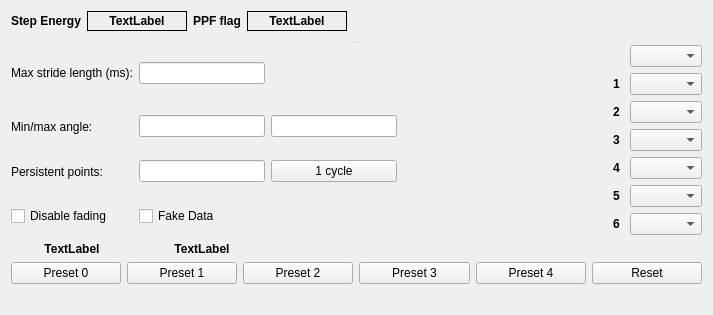
<?xml version="1.0" encoding="UTF-8"?>
<ui version="4.0">
 <class>W_AnkleAnglePlot</class>
 <widget class="QWidget" name="W_AnkleAnglePlot">
  <property name="geometry">
   <rect>
    <x>0</x>
    <y>0</y>
    <width>713</width>
    <height>315</height>
   </rect>
  </property>
  <property name="minimumSize">
   <size>
    <width>600</width>
    <height>0</height>
   </size>
  </property>
  <property name="windowTitle">
   <string>Form</string>
  </property>
  <layout class="QVBoxLayout" name="verticalLayout_2">
   <item>
    <widget class="QSplitter" name="splitter">
     <property name="orientation">
      <enum>Qt::Vertical</enum>
     </property>
     <widget class="QWidget" name="layoutWidget">
      <layout class="QVBoxLayout" name="verticalLayout">
       <item>
        <layout class="QGridLayout" name="chartVLayout"/>
       </item>
       <item>
        <layout class="QGridLayout" name="gridLayout_3">
         <property name="bottomMargin">
          <number>10</number>
         </property>
         <item row="0" column="4">
          <spacer name="horizontalSpacer">
           <property name="orientation">
            <enum>Qt::Horizontal</enum>
           </property>
           <property name="sizeHint" stdset="0">
            <size>
             <width>40</width>
             <height>20</height>
            </size>
           </property>
          </spacer>
         </item>
         <item row="0" column="0">
          <widget class="QLabel" name="stepEnergyLabel">
           <property name="font">
            <font>
             <weight>75</weight>
             <bold>true</bold>
            </font>
           </property>
           <property name="text">
            <string>Step Energy</string>
           </property>
          </widget>
         </item>
         <item row="0" column="1">
          <widget class="QLabel" name="display_StepEnergy">
           <property name="sizePolicy">
            <sizepolicy hsizetype="Fixed" vsizetype="Preferred">
             <horstretch>0</horstretch>
             <verstretch>0</verstretch>
            </sizepolicy>
           </property>
           <property name="minimumSize">
            <size>
             <width>100</width>
             <height>10</height>
            </size>
           </property>
           <property name="frameShape">
            <enum>QFrame::Box</enum>
           </property>
           <property name="text">
            <string>&lt;html&gt;&lt;head/&gt;&lt;body&gt;&lt;p align=&quot;center&quot;&gt;&lt;span style=&quot; font-weight:600;&quot;&gt;TextLabel&lt;/span&gt;&lt;/p&gt;&lt;/body&gt;&lt;/html&gt;</string>
           </property>
           <property name="alignment">
            <set>Qt::AlignCenter</set>
           </property>
          </widget>
         </item>
         <item row="0" column="3">
          <widget class="QLabel" name="display_PPFFlag">
           <property name="sizePolicy">
            <sizepolicy hsizetype="Fixed" vsizetype="Preferred">
             <horstretch>0</horstretch>
             <verstretch>0</verstretch>
            </sizepolicy>
           </property>
           <property name="minimumSize">
            <size>
             <width>100</width>
             <height>10</height>
            </size>
           </property>
           <property name="frameShape">
            <enum>QFrame::Box</enum>
           </property>
           <property name="text">
            <string>&lt;html&gt;&lt;head/&gt;&lt;body&gt;&lt;p align=&quot;center&quot;&gt;&lt;span style=&quot; font-weight:600;&quot;&gt;TextLabel&lt;/span&gt;&lt;/p&gt;&lt;/body&gt;&lt;/html&gt;</string>
           </property>
           <property name="alignment">
            <set>Qt::AlignCenter</set>
           </property>
          </widget>
         </item>
         <item row="0" column="2">
          <widget class="QLabel" name="PPFFlagLabel">
           <property name="font">
            <font>
             <weight>75</weight>
             <bold>true</bold>
            </font>
           </property>
           <property name="text">
            <string>PPF flag</string>
           </property>
          </widget>
         </item>
        </layout>
       </item>
      </layout>
     </widget>
     <widget class="QWidget" name="layoutWidget">
      <layout class="QGridLayout" name="gridLayout">
       <item row="0" column="0">
        <widget class="QLabel" name="label">
         <property name="text">
          <string>Max stride length (ms):</string>
         </property>
        </widget>
       </item>
       <item row="0" column="1">
        <widget class="QLineEdit" name="lineEditXMax">
         <property name="sizePolicy">
          <sizepolicy hsizetype="MinimumExpanding" vsizetype="Fixed">
           <horstretch>0</horstretch>
           <verstretch>0</verstretch>
          </sizepolicy>
         </property>
         <property name="minimumSize">
          <size>
           <width>75</width>
           <height>0</height>
          </size>
         </property>
        </widget>
       </item>
       <item row="3" column="1">
        <widget class="QCheckBox" name="checkBoxFake">
         <property name="text">
          <string>Fake Data</string>
         </property>
        </widget>
       </item>
       <item row="1" column="0">
        <widget class="QLabel" name="label_2">
         <property name="text">
          <string>Min/max angle:</string>
         </property>
        </widget>
       </item>
       <item row="2" column="1">
        <widget class="QLineEdit" name="lineEditPersistentPoints">
         <property name="sizePolicy">
          <sizepolicy hsizetype="MinimumExpanding" vsizetype="Fixed">
           <horstretch>0</horstretch>
           <verstretch>0</verstretch>
          </sizepolicy>
         </property>
         <property name="minimumSize">
          <size>
           <width>75</width>
           <height>0</height>
          </size>
         </property>
        </widget>
       </item>
       <item row="6" column="0" colspan="5">
        <widget class="QLabel" name="labelDebug">
         <property name="text">
          <string/>
         </property>
        </widget>
       </item>
       <item row="2" column="2">
        <widget class="QPushButton" name="pushButtonOneCycle">
         <property name="text">
          <string>1 cycle</string>
         </property>
        </widget>
       </item>
       <item row="1" column="1">
        <widget class="QLineEdit" name="lineEditYMin">
         <property name="sizePolicy">
          <sizepolicy hsizetype="MinimumExpanding" vsizetype="Fixed">
           <horstretch>0</horstretch>
           <verstretch>0</verstretch>
          </sizepolicy>
         </property>
         <property name="minimumSize">
          <size>
           <width>75</width>
           <height>0</height>
          </size>
         </property>
        </widget>
       </item>
       <item row="3" column="0">
        <widget class="QCheckBox" name="checkBoxDisableFading">
         <property name="text">
          <string>Disable fading</string>
         </property>
        </widget>
       </item>
       <item row="2" column="3">
        <spacer name="horizontalSpacer_2">
         <property name="orientation">
          <enum>Qt::Horizontal</enum>
         </property>
         <property name="sizeHint" stdset="0">
          <size>
           <width>200</width>
           <height>20</height>
          </size>
         </property>
        </spacer>
       </item>
       <item row="4" column="1">
        <widget class="QLabel" name="label_Rollover">
         <property name="font">
          <font>
           <weight>75</weight>
           <bold>true</bold>
          </font>
         </property>
         <property name="text">
          <string>TextLabel</string>
         </property>
         <property name="alignment">
          <set>Qt::AlignCenter</set>
         </property>
        </widget>
       </item>
       <item row="0" column="4" rowspan="4">
        <layout class="QGridLayout" name="gridLayout_2">
         <item row="4" column="1">
          <widget class="QComboBox" name="cBoxvar3"/>
         </item>
         <item row="7" column="1">
          <widget class="QComboBox" name="cBoxvar6"/>
         </item>
         <item row="2" column="1">
          <widget class="QComboBox" name="cBoxvar1"/>
         </item>
         <item row="1" column="1">
          <widget class="QComboBox" name="comboBoxLeg"/>
         </item>
         <item row="3" column="1">
          <widget class="QComboBox" name="cBoxvar2"/>
         </item>
         <item row="6" column="1">
          <widget class="QComboBox" name="cBoxvar5"/>
         </item>
         <item row="5" column="1">
          <widget class="QComboBox" name="cBoxvar4"/>
         </item>
         <item row="7" column="0">
          <widget class="QLabel" name="label_t6">
           <property name="sizePolicy">
            <sizepolicy hsizetype="Preferred" vsizetype="Preferred">
             <horstretch>0</horstretch>
             <verstretch>0</verstretch>
            </sizepolicy>
           </property>
           <property name="minimumSize">
            <size>
             <width>15</width>
             <height>0</height>
            </size>
           </property>
           <property name="maximumSize">
            <size>
             <width>16777215</width>
             <height>16777215</height>
            </size>
           </property>
           <property name="baseSize">
            <size>
             <width>15</width>
             <height>0</height>
            </size>
           </property>
           <property name="text">
            <string>&lt;html&gt;&lt;head/&gt;&lt;body&gt;&lt;p&gt;&lt;span style=&quot; font-weight:600;&quot;&gt;6&lt;/span&gt;&lt;/p&gt;&lt;/body&gt;&lt;/html&gt;</string>
           </property>
           <property name="alignment">
            <set>Qt::AlignCenter</set>
           </property>
          </widget>
         </item>
         <item row="6" column="0">
          <widget class="QLabel" name="label_t5">
           <property name="sizePolicy">
            <sizepolicy hsizetype="Preferred" vsizetype="Preferred">
             <horstretch>0</horstretch>
             <verstretch>0</verstretch>
            </sizepolicy>
           </property>
           <property name="minimumSize">
            <size>
             <width>15</width>
             <height>0</height>
            </size>
           </property>
           <property name="maximumSize">
            <size>
             <width>16777215</width>
             <height>16777215</height>
            </size>
           </property>
           <property name="baseSize">
            <size>
             <width>15</width>
             <height>0</height>
            </size>
           </property>
           <property name="text">
            <string>&lt;html&gt;&lt;head/&gt;&lt;body&gt;&lt;p&gt;&lt;span style=&quot; font-weight:600;&quot;&gt;5&lt;/span&gt;&lt;/p&gt;&lt;/body&gt;&lt;/html&gt;</string>
           </property>
           <property name="alignment">
            <set>Qt::AlignCenter</set>
           </property>
          </widget>
         </item>
         <item row="5" column="0">
          <widget class="QLabel" name="label_t4">
           <property name="sizePolicy">
            <sizepolicy hsizetype="Preferred" vsizetype="Preferred">
             <horstretch>0</horstretch>
             <verstretch>0</verstretch>
            </sizepolicy>
           </property>
           <property name="minimumSize">
            <size>
             <width>15</width>
             <height>0</height>
            </size>
           </property>
           <property name="maximumSize">
            <size>
             <width>16777215</width>
             <height>16777215</height>
            </size>
           </property>
           <property name="baseSize">
            <size>
             <width>15</width>
             <height>0</height>
            </size>
           </property>
           <property name="text">
            <string>&lt;html&gt;&lt;head/&gt;&lt;body&gt;&lt;p&gt;&lt;span style=&quot; font-weight:600;&quot;&gt;4&lt;/span&gt;&lt;/p&gt;&lt;/body&gt;&lt;/html&gt;</string>
           </property>
           <property name="alignment">
            <set>Qt::AlignCenter</set>
           </property>
          </widget>
         </item>
         <item row="4" column="0">
          <widget class="QLabel" name="label_t3">
           <property name="sizePolicy">
            <sizepolicy hsizetype="Preferred" vsizetype="Preferred">
             <horstretch>0</horstretch>
             <verstretch>0</verstretch>
            </sizepolicy>
           </property>
           <property name="minimumSize">
            <size>
             <width>15</width>
             <height>0</height>
            </size>
           </property>
           <property name="maximumSize">
            <size>
             <width>16777215</width>
             <height>16777215</height>
            </size>
           </property>
           <property name="baseSize">
            <size>
             <width>15</width>
             <height>0</height>
            </size>
           </property>
           <property name="text">
            <string>&lt;html&gt;&lt;head/&gt;&lt;body&gt;&lt;p&gt;&lt;span style=&quot; font-weight:600;&quot;&gt;3&lt;/span&gt;&lt;/p&gt;&lt;/body&gt;&lt;/html&gt;</string>
           </property>
           <property name="alignment">
            <set>Qt::AlignCenter</set>
           </property>
          </widget>
         </item>
         <item row="3" column="0">
          <widget class="QLabel" name="label_t2">
           <property name="sizePolicy">
            <sizepolicy hsizetype="Preferred" vsizetype="Preferred">
             <horstretch>0</horstretch>
             <verstretch>0</verstretch>
            </sizepolicy>
           </property>
           <property name="minimumSize">
            <size>
             <width>15</width>
             <height>0</height>
            </size>
           </property>
           <property name="maximumSize">
            <size>
             <width>16777215</width>
             <height>16777215</height>
            </size>
           </property>
           <property name="baseSize">
            <size>
             <width>15</width>
             <height>0</height>
            </size>
           </property>
           <property name="text">
            <string>&lt;html&gt;&lt;head/&gt;&lt;body&gt;&lt;p&gt;&lt;span style=&quot; font-weight:600;&quot;&gt;2&lt;/span&gt;&lt;/p&gt;&lt;/body&gt;&lt;/html&gt;</string>
           </property>
           <property name="alignment">
            <set>Qt::AlignCenter</set>
           </property>
          </widget>
         </item>
         <item row="2" column="0">
          <widget class="QLabel" name="label_t1">
           <property name="sizePolicy">
            <sizepolicy hsizetype="Preferred" vsizetype="Preferred">
             <horstretch>0</horstretch>
             <verstretch>0</verstretch>
            </sizepolicy>
           </property>
           <property name="minimumSize">
            <size>
             <width>15</width>
             <height>0</height>
            </size>
           </property>
           <property name="maximumSize">
            <size>
             <width>16777215</width>
             <height>16777215</height>
            </size>
           </property>
           <property name="baseSize">
            <size>
             <width>15</width>
             <height>0</height>
            </size>
           </property>
           <property name="text">
            <string>&lt;html&gt;&lt;head/&gt;&lt;body&gt;&lt;p&gt;&lt;span style=&quot; font-weight:600;&quot;&gt;1&lt;/span&gt;&lt;/p&gt;&lt;/body&gt;&lt;/html&gt;</string>
           </property>
           <property name="alignment">
            <set>Qt::AlignCenter</set>
           </property>
          </widget>
         </item>
        </layout>
       </item>
       <item row="4" column="0">
        <widget class="QLabel" name="label_Trigger">
         <property name="font">
          <font>
           <weight>75</weight>
           <bold>true</bold>
          </font>
         </property>
         <property name="text">
          <string>TextLabel</string>
         </property>
         <property name="alignment">
          <set>Qt::AlignCenter</set>
         </property>
        </widget>
       </item>
       <item row="2" column="0">
        <widget class="QLabel" name="label_5">
         <property name="text">
          <string>Persistent points:</string>
         </property>
         <property name="wordWrap">
          <bool>true</bool>
         </property>
        </widget>
       </item>
       <item row="1" column="2">
        <widget class="QLineEdit" name="lineEditYMax">
         <property name="sizePolicy">
          <sizepolicy hsizetype="MinimumExpanding" vsizetype="Fixed">
           <horstretch>0</horstretch>
           <verstretch>0</verstretch>
          </sizepolicy>
         </property>
         <property name="minimumSize">
          <size>
           <width>75</width>
           <height>0</height>
          </size>
         </property>
        </widget>
       </item>
       <item row="5" column="0" colspan="5">
        <layout class="QHBoxLayout" name="horizontalLayout_2">
         <item>
          <widget class="QPushButton" name="pushButtonPreset0">
           <property name="text">
            <string>Preset 0</string>
           </property>
          </widget>
         </item>
         <item>
          <widget class="QPushButton" name="pushButtonPreset1">
           <property name="text">
            <string>Preset 1</string>
           </property>
          </widget>
         </item>
         <item>
          <widget class="QPushButton" name="pushButtonPreset2">
           <property name="text">
            <string>Preset 2</string>
           </property>
          </widget>
         </item>
         <item>
          <widget class="QPushButton" name="pushButtonPreset3">
           <property name="text">
            <string>Preset 3</string>
           </property>
          </widget>
         </item>
         <item>
          <widget class="QPushButton" name="pushButtonPreset4">
           <property name="text">
            <string>Preset 4</string>
           </property>
          </widget>
         </item>
         <item>
          <widget class="QPushButton" name="pushButtonPresetReset">
           <property name="text">
            <string>Reset</string>
           </property>
          </widget>
         </item>
        </layout>
       </item>
      </layout>
     </widget>
    </widget>
   </item>
  </layout>
 </widget>
 <resources/>
 <connections/>
</ui>
